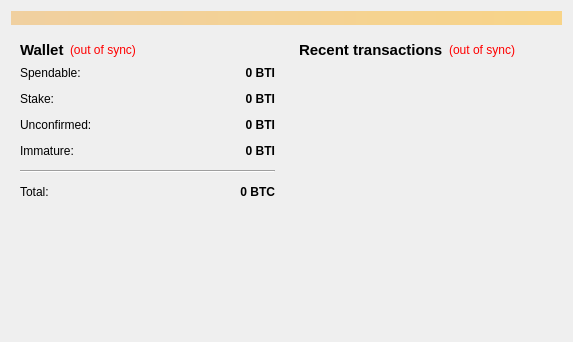
<?xml version="1.0" encoding="UTF-8"?>
<ui version="4.0">
 <class>OverviewPage</class>
 <widget class="QWidget" name="OverviewPage">
  <property name="geometry">
   <rect>
    <x>0</x>
    <y>0</y>
    <width>573</width>
    <height>342</height>
   </rect>
  </property>
  <property name="windowTitle">
   <string>Form</string>
  </property>
  <layout class="QVBoxLayout" name="topLayout">
   <item>
    <widget class="QLabel" name="labelAlerts">
     <property name="visible">
      <bool>false</bool>
     </property>
     <property name="styleSheet">
      <string notr="true">background-color: qlineargradient(x1: 0, y1: 0, x2: 1, y2: 0, stop:0 #F0D0A0, stop:1 #F8D488);  color:#000000
</string>
     </property>
     <property name="wordWrap">
      <bool>true</bool>
     </property>
     <property name="margin">
      <number>3</number>
     </property>
    </widget>
   </item>
   <item>
    <layout class="QHBoxLayout" name="horizontalLayout" stretch="1,1">
     <item>
      <layout class="QVBoxLayout" name="verticalLayout_2">
       <item>
        <widget class="QWidget" name="widget" native="true">
         <layout class="QVBoxLayout" name="verticalLayout_4">
          <item>
           <layout class="QHBoxLayout" name="horizontalLayout_4">
            <item>
             <widget class="QLabel" name="label_5">
              <property name="font">
               <font>
                <pointsize>11</pointsize>
                <weight>75</weight>
                <bold>true</bold>
               </font>
              </property>
              <property name="text">
               <string>Wallet</string>
              </property>
             </widget>
            </item>
            <item>
             <widget class="QLabel" name="labelWalletStatus">
              <property name="toolTip">
               <string>The displayed information may be out of date. Your wallet automatically synchronizes with the BTICurrency network after a connection is established, but this process has not completed yet.</string>
              </property>
              <property name="styleSheet">
               <string notr="true">QLabel { color: red; }</string>
              </property>
              <property name="text">
               <string notr="true">(out of sync)</string>
              </property>
              <property name="alignment">
               <set>Qt::AlignLeading|Qt::AlignLeft|Qt::AlignVCenter</set>
              </property>
             </widget>
            </item>
            <item>
             <spacer name="horizontalSpacer_2">
              <property name="orientation">
               <enum>Qt::Horizontal</enum>
              </property>
              <property name="sizeHint" stdset="0">
               <size>
                <width>40</width>
                <height>20</height>
               </size>
              </property>
             </spacer>
            </item>
           </layout>
          </item>
          <item>
           <layout class="QFormLayout" name="formLayout_2">
            <property name="fieldGrowthPolicy">
             <enum>QFormLayout::AllNonFixedFieldsGrow</enum>
            </property>
            <property name="horizontalSpacing">
             <number>12</number>
            </property>
            <property name="verticalSpacing">
             <number>12</number>
            </property>
            <item row="0" column="0">
             <widget class="QLabel" name="label">
              <property name="text">
               <string>Spendable:</string>
              </property>
             </widget>
            </item>
            <item row="0" column="1">
             <widget class="QLabel" name="labelBalance">
              <property name="font">
               <font>
                <weight>75</weight>
                <bold>true</bold>
               </font>
              </property>
              <property name="cursor">
               <cursorShape>IBeamCursor</cursorShape>
              </property>
              <property name="toolTip">
               <string>Your current spendable balance</string>
              </property>
              <property name="text">
               <string notr="true">0 BTI</string>
              </property>
              <property name="alignment">
               <set>Qt::AlignRight|Qt::AlignTrailing|Qt::AlignVCenter</set>
              </property>
              <property name="textInteractionFlags">
               <set>Qt::LinksAccessibleByMouse|Qt::TextSelectableByKeyboard|Qt::TextSelectableByMouse</set>
              </property>
             </widget>
            </item>
            <item row="1" column="0">
             <widget class="QLabel" name="label_6">
              <property name="text">
               <string>Stake:</string>
              </property>
             </widget>
            </item>
            <item row="1" column="1">
             <widget class="QLabel" name="labelStake">
              <property name="font">
               <font>
                <weight>75</weight>
                <bold>true</bold>
               </font>
              </property>
              <property name="cursor">
               <cursorShape>IBeamCursor</cursorShape>
              </property>
              <property name="toolTip">
               <string>Total of coins that was staked, and do not yet count toward the current balance</string>
              </property>
              <property name="text">
               <string notr="true">0 BTI</string>
              </property>
              <property name="alignment">
               <set>Qt::AlignRight|Qt::AlignTrailing|Qt::AlignVCenter</set>
              </property>
              <property name="textInteractionFlags">
               <set>Qt::LinksAccessibleByMouse|Qt::TextSelectableByKeyboard|Qt::TextSelectableByMouse</set>
              </property>
             </widget>
            </item>
            <item row="2" column="0">
             <widget class="QLabel" name="label_3">
              <property name="text">
               <string>Unconfirmed:</string>
              </property>
             </widget>
            </item>
            <item row="2" column="1">
             <widget class="QLabel" name="labelUnconfirmed">
              <property name="font">
               <font>
                <weight>75</weight>
                <bold>true</bold>
               </font>
              </property>
              <property name="cursor">
               <cursorShape>IBeamCursor</cursorShape>
              </property>
              <property name="toolTip">
               <string>Total of transactions that have yet to be confirmed, and do not yet count toward the current balance</string>
              </property>
              <property name="text">
               <string notr="true">0 BTI</string>
              </property>
              <property name="alignment">
               <set>Qt::AlignRight|Qt::AlignTrailing|Qt::AlignVCenter</set>
              </property>
              <property name="textInteractionFlags">
               <set>Qt::LinksAccessibleByMouse|Qt::TextSelectableByKeyboard|Qt::TextSelectableByMouse</set>
              </property>
             </widget>
            </item>
            <item row="3" column="0">
             <widget class="QLabel" name="labelImmatureText">
              <property name="text">
               <string>Immature:</string>
              </property>
             </widget>
            </item>
            <item row="3" column="1">
             <widget class="QLabel" name="labelImmature">
              <property name="font">
               <font>
                <weight>75</weight>
                <bold>true</bold>
               </font>
              </property>
              <property name="toolTip">
               <string>Mined balance that has not yet matured</string>
              </property>
              <property name="text">
               <string notr="true">0 BTI</string>
              </property>
              <property name="alignment">
               <set>Qt::AlignRight|Qt::AlignTrailing|Qt::AlignVCenter</set>
              </property>
              <property name="textInteractionFlags">
               <set>Qt::LinksAccessibleByMouse|Qt::TextSelectableByKeyboard|Qt::TextSelectableByMouse</set>
              </property>
             </widget>
            </item>
            <item row="4" column="0" colspan="2">
             <widget class="Line" name="line">
              <property name="orientation">
               <enum>Qt::Horizontal</enum>
              </property>
             </widget>
            </item>
            <item row="5" column="0">
             <widget class="QLabel" name="labelTotalText">
              <property name="text">
               <string>Total:</string>
              </property>
             </widget>
            </item>
            <item row="5" column="1">
             <widget class="QLabel" name="labelTotal">
              <property name="font">
               <font>
                <weight>75</weight>
                <bold>true</bold>
               </font>
              </property>
              <property name="cursor">
               <cursorShape>IBeamCursor</cursorShape>
              </property>
              <property name="toolTip">
               <string>Your current total balance</string>
              </property>
              <property name="text">
               <string notr="true">0 BTC</string>
              </property>
              <property name="alignment">
               <set>Qt::AlignRight|Qt::AlignTrailing|Qt::AlignVCenter</set>
              </property>
              <property name="textInteractionFlags">
               <set>Qt::LinksAccessibleByMouse|Qt::TextSelectableByKeyboard|Qt::TextSelectableByMouse</set>
              </property>
             </widget>
            </item>
           </layout>
          </item>
         </layout>
        </widget>
       </item>
       <item>
        <spacer name="verticalSpacer">
         <property name="orientation">
          <enum>Qt::Vertical</enum>
         </property>
         <property name="sizeHint" stdset="0">
          <size>
           <width>20</width>
           <height>40</height>
          </size>
         </property>
        </spacer>
       </item>
      </layout>
     </item>
     <item>
      <layout class="QVBoxLayout" name="verticalLayout_3">
       <item>
        <widget class="QWidget" name="widget_2" native="true">
         <layout class="QVBoxLayout" name="verticalLayout">
          <item>
           <layout class="QHBoxLayout" name="horizontalLayout_2">
            <item>
             <widget class="QLabel" name="label_4">
              <property name="font">
               <font>
                <pointsize>11</pointsize>
                <weight>75</weight>
                <bold>true</bold>
               </font>
              </property>
              <property name="text">
               <string>&lt;b&gt;Recent transactions&lt;/b&gt;</string>
              </property>
             </widget>
            </item>
            <item>
             <widget class="QLabel" name="labelTransactionsStatus">
              <property name="toolTip">
               <string>The displayed information may be out of date. Your wallet automatically synchronizes with the BTICurrency network after a connection is established, but this process has not completed yet.</string>
              </property>
              <property name="styleSheet">
               <string notr="true">QLabel { color: red; }</string>
              </property>
              <property name="text">
               <string notr="true">(out of sync)</string>
              </property>
              <property name="alignment">
               <set>Qt::AlignRight|Qt::AlignTrailing|Qt::AlignVCenter</set>
              </property>
             </widget>
            </item>
            <item>
             <spacer name="horizontalSpacer">
              <property name="orientation">
               <enum>Qt::Horizontal</enum>
              </property>
              <property name="sizeHint" stdset="0">
               <size>
                <width>40</width>
                <height>20</height>
               </size>
              </property>
             </spacer>
            </item>
           </layout>
          </item>
          <item>
           <widget class="QListView" name="listTransactions">
            <property name="styleSheet">
             <string notr="true">QListView { background: transparent; }</string>
            </property>
            <property name="frameShape">
             <enum>QFrame::NoFrame</enum>
            </property>
            <property name="verticalScrollBarPolicy">
             <enum>Qt::ScrollBarAlwaysOff</enum>
            </property>
            <property name="horizontalScrollBarPolicy">
             <enum>Qt::ScrollBarAlwaysOff</enum>
            </property>
            <property name="selectionMode">
             <enum>QAbstractItemView::NoSelection</enum>
            </property>
           </widget>
          </item>
         </layout>
        </widget>
       </item>
      </layout>
     </item>
    </layout>
   </item>
  </layout>
 </widget>
 <resources/>
 <connections/>
</ui>
